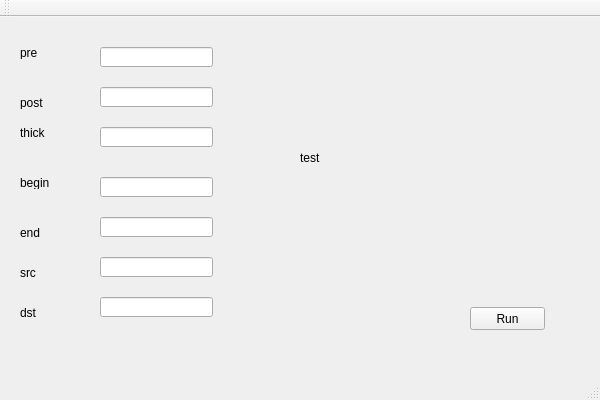
<?xml version="1.0" encoding="UTF-8"?>
<ui version="4.0">
 <class>projecterClass</class>
 <widget class="QMainWindow" name="projecterClass">
  <property name="geometry">
   <rect>
    <x>0</x>
    <y>0</y>
    <width>600</width>
    <height>400</height>
   </rect>
  </property>
  <property name="windowTitle">
   <string>projecter</string>
  </property>
  <widget class="QWidget" name="centralWidget">
   <widget class="QPushButton" name="pushButton">
    <property name="geometry">
     <rect>
      <x>470</x>
      <y>290</y>
      <width>75</width>
      <height>23</height>
     </rect>
    </property>
    <property name="text">
     <string>Run</string>
    </property>
   </widget>
   <widget class="QLineEdit" name="lineEdit">
    <property name="geometry">
     <rect>
      <x>100</x>
      <y>30</y>
      <width>113</width>
      <height>20</height>
     </rect>
    </property>
   </widget>
   <widget class="QLineEdit" name="lineEdit_2">
    <property name="geometry">
     <rect>
      <x>100</x>
      <y>70</y>
      <width>113</width>
      <height>20</height>
     </rect>
    </property>
   </widget>
   <widget class="QLineEdit" name="lineEdit_3">
    <property name="geometry">
     <rect>
      <x>100</x>
      <y>110</y>
      <width>113</width>
      <height>20</height>
     </rect>
    </property>
   </widget>
   <widget class="QLineEdit" name="lineEdit_4">
    <property name="geometry">
     <rect>
      <x>100</x>
      <y>160</y>
      <width>113</width>
      <height>20</height>
     </rect>
    </property>
   </widget>
   <widget class="QLineEdit" name="lineEdit_5">
    <property name="geometry">
     <rect>
      <x>100</x>
      <y>200</y>
      <width>113</width>
      <height>20</height>
     </rect>
    </property>
   </widget>
   <widget class="QLabel" name="label">
    <property name="geometry">
     <rect>
      <x>20</x>
      <y>30</y>
      <width>54</width>
      <height>12</height>
     </rect>
    </property>
    <property name="text">
     <string>pre</string>
    </property>
   </widget>
   <widget class="QLabel" name="label_2">
    <property name="geometry">
     <rect>
      <x>20</x>
      <y>80</y>
      <width>54</width>
      <height>12</height>
     </rect>
    </property>
    <property name="text">
     <string>post</string>
    </property>
   </widget>
   <widget class="QLabel" name="label_3">
    <property name="geometry">
     <rect>
      <x>20</x>
      <y>110</y>
      <width>54</width>
      <height>12</height>
     </rect>
    </property>
    <property name="text">
     <string>thick</string>
    </property>
   </widget>
   <widget class="QLabel" name="label_4">
    <property name="geometry">
     <rect>
      <x>20</x>
      <y>160</y>
      <width>54</width>
      <height>12</height>
     </rect>
    </property>
    <property name="text">
     <string>begin</string>
    </property>
   </widget>
   <widget class="QLabel" name="label_5">
    <property name="geometry">
     <rect>
      <x>20</x>
      <y>210</y>
      <width>54</width>
      <height>12</height>
     </rect>
    </property>
    <property name="text">
     <string>end</string>
    </property>
   </widget>
   <widget class="QLineEdit" name="lineEdit_6">
    <property name="geometry">
     <rect>
      <x>100</x>
      <y>240</y>
      <width>113</width>
      <height>20</height>
     </rect>
    </property>
   </widget>
   <widget class="QLabel" name="label_6">
    <property name="geometry">
     <rect>
      <x>20</x>
      <y>250</y>
      <width>54</width>
      <height>12</height>
     </rect>
    </property>
    <property name="text">
     <string>src</string>
    </property>
   </widget>
   <widget class="QLineEdit" name="lineEdit_7">
    <property name="geometry">
     <rect>
      <x>100</x>
      <y>280</y>
      <width>113</width>
      <height>20</height>
     </rect>
    </property>
   </widget>
   <widget class="QLabel" name="label_7">
    <property name="geometry">
     <rect>
      <x>20</x>
      <y>290</y>
      <width>54</width>
      <height>12</height>
     </rect>
    </property>
    <property name="text">
     <string>dst</string>
    </property>
   </widget>
   <widget class="QLabel" name="label_8">
    <property name="geometry">
     <rect>
      <x>300</x>
      <y>40</y>
      <width>251</width>
      <height>201</height>
     </rect>
    </property>
    <property name="text">
     <string>test</string>
    </property>
   </widget>
  </widget>
  <widget class="QMenuBar" name="menuBar">
   <property name="geometry">
    <rect>
     <x>0</x>
     <y>0</y>
     <width>600</width>
     <height>23</height>
    </rect>
   </property>
  </widget>
  <widget class="QToolBar" name="mainToolBar">
   <attribute name="toolBarArea">
    <enum>TopToolBarArea</enum>
   </attribute>
   <attribute name="toolBarBreak">
    <bool>false</bool>
   </attribute>
  </widget>
  <widget class="QStatusBar" name="statusBar"/>
 </widget>
 <layoutdefault spacing="6" margin="11"/>
 <resources>
  <include location="projecter.qrc"/>
 </resources>
 <connections/>
</ui>
